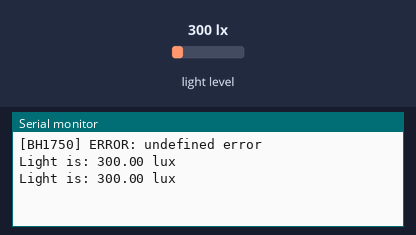
Simulated run of this sketch. Board: Arduino Uno, built with avr-gcc and run on an emulated ATmega328P. Parts: the last lines printed to the serial monitor. Wiring (inferred from the names in the program): BH1750 light sensor at I2C address 0x23. The inputs (shaded band) are chosen by the test bench; at power-on: light level 300 lx.

Above: at 1.9 s.
2.0 s: light level set to 40 lx
At 3.0 s:
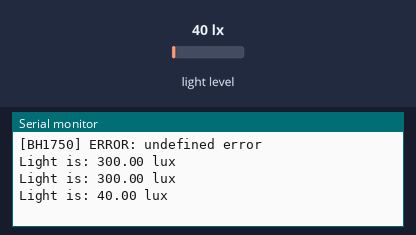
3.5 s: light level set to 500 lx
At 4.7 s:
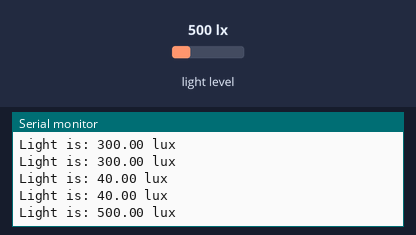
Timing chart, 0 to 6.5 s (numbered marks = the images above; inputs shaded):
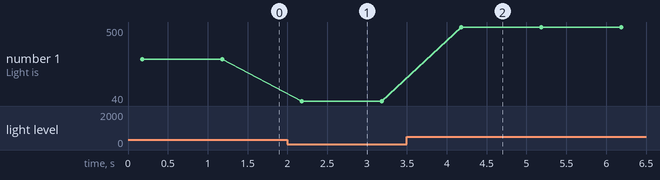

The sketch:

BH1750.ino
```cpp
#include <Wire.h>
#include "bh1750.h"
#define ADD_BH1750 0x23
#define DATA_REG_RESET 0x07
#define BH1750_DEFAULT_MTREG 69
#define BH1750_MTREG_MIN 31
#define BH1750_MTREG_MAX 254
#define MODE_H 0x10     //CHM: Continuously H-Resolution Mode
#define MODE_H2 011   //CHM_2: Continuously H-Resolution Mode2
#define MODE_L 0x13     //CLM: Continuously L-Resolution Mode
#define ONE_HR 0x20     //OTH: One Time H-Resolution Mode
#define ONE_HR2 0x21   //OTH_2: One Time H-Resolution Mode2
#define ONE_LR 0x23      //OTL: One Time L-Resolution Mode

float measuringTimeFactor = 1; // MTReg / 69 default
uint8_t mode = MODE_H; //chọn mode default
byte MTreg = BH1750_DEFAULT_MTREG; //chọn measurement time regisiter default
long lastTime = 0;
void setup(){
  Serial.begin(9600);
  Wire.begin();
  Configure(mode, lastTime); //cấu hình mode
  setMTreg(BH1750_DEFAULT_MTREG, mode); //set measurement time regisiter
}
void loop(){
  if(Delay(180, BH1750_DEFAULT_MTREG, lastTime, mode)){
    //cho delay với giá trị max
    float val = readLight(mode, measuringTimeFactor);//đọc Light
    //xuất giá trị
    Serial.print(F("Light is: "));
    Serial.print(val);
    Serial.println(" lux");
    delay(1000);
  }
}
```

bh1750.cpp
```cpp
#include "bh1750.h"

#define MODE_H 0x10     //CHM: Continuously H-Resolution Mode
#define MODE_H2 011   //CHM_2: Continuously H-Resolution Mode2
#define MODE_L 0x13     //CLM: Continuously L-Resolution Mode
#define ONE_HR 0x20     //OTH: One Time H-Resolution Mode
#define ONE_HR2 0x21   //OTH_2: One Time H-Resolution Mode2
#define ONE_LR 0x23      //OTL: One Time L-Resolution Mode
#define ADD_BH1750 0x23
#define BH1750_DEFAULT_MTREG 69  // measurement time regisiter default
#define BH1750_MTREG_MIN 31// measurement time regisiter min
#define BH1750_MTREG_MAX 254 // measurement time regisiter max

bool Configure(uint8_t mode, long lastTime)
{
  byte ack = 5; //chưa có gì xãy ra
  lastTime = millis();
  switch (mode){
    case MODE_H:     //CHM: Continuously H-Resolution Mode
    case MODE_H2:  //CHM_2: Continuously H-Resolution Mode2
    case MODE_L:    //CLM: Continuously L-Resolution Mode
    case ONE_HR:     //OTH: One Time H-Resolution Mode
    case ONE_HR2:   //OTH_2: One Time H-Resolution Mode2
    case ONE_LR:     //OTL: One Time L-Resolution Mode

      Wire.beginTransmission(ADD_BH1750); //Bắt đầu truyền tải các yêu cầu đến cảm biến
      Wire.write((uint8_t(mode)));//Cho phép đo
      Wire.endTransmission();  //Kết thúc việc truyền
      delay(10);
      break;
  }
switch(ack){
   case 0:
    //lastReadTimestamp = millis();
    return true;
  case 1: // too long for transmit buffer
    Serial.println(F("[BH1750] ERROR: too long for transmit buffer"));
    break;
  case 2: // received NACK on transmit of address
    Serial.println(F("[BH1750] ERROR: received NACK on transmit of address"));
    break;
  case 3: // received NACK on transmit of data
    Serial.println(F("[BH1750] ERROR: received NACK on transmit of data"));
    break;
  case 4: // other error
    Serial.println(F("[BH1750] ERROR: other error"));
    break;
  default:
    Serial.println(F("[BH1750] ERROR: undefined error"));
    break;
  }

  return false;
}
bool Delay(bool Max_w, byte MTreg, long lastTime, byte mode)
{
  long delay = 0;
  switch(mode){
    case MODE_H:     //CHM: Continuously H-Resolution Mode
    case MODE_H2:  //CHM_2: Continuously H-Resolution Mode2
    case ONE_HR:     //OTH: One Time H-Resolution Mode
    case ONE_HR2:   //OTH_2: One Time H-Resolution Mode2
     { Max_w ?  delay =(180*MTreg/69):(120*MTreg/69);
     //nếu Max delay thì  delay =(180*MTreg/69), ngược lại delay =(120*MTreg/69)
      break;}
    case MODE_L:    //CLM: Continuously L-Resolution Mode
    case ONE_LR:
      { Max_w ?  delay =(24*MTreg/69):(16*MTreg/69); //tương tự
      break; }
  }
  long currentTime = millis(); //Delay tính từ lúc Configure đến lúc đọc xong dữ liệu
  if(currentTime - lastTime >= delay){
    return true;}
  else return false;

}
bool setMTreg(byte MTreg, byte mode){ //cấu hình cho measurement time regisiter
  if (MTreg < BH1750_MTREG_MIN || MTreg > BH1750_MTREG_MAX) {
    Serial.println(F("[BH1750] ERROR: MTreg out of range"));
    return false;
  }
byte ack = 5;
// Send MTreg and the current mode to the sensor
  //Tăng độ phân giải
  Wire.beginTransmission(ADD_BH1750);
  Wire.write((0b01000 << 3) | (MTreg >> 5));//   High bit: 01000_MT[7,6,5]
  ack = Wire.endTransmission();
  Wire.beginTransmission(ADD_BH1750);
  Wire.write((0b011 << 5) | (MTreg >> 0b11111));//    Low bit: 011_MT[4,3,2,1,0]
  ack |= Wire.endTransmission();
  Wire.beginTransmission(ADD_BH1750);
  Wire.write(mode); //Truyền mode
  ack |= Wire.endTransmission(); //kết thúc việc truyền

  delay(10);
    switch (ack) { //xét ACK
  case 0:
    return true;
  case 1: // too long for transmit buffer
    Serial.println(F("[BH1750] ERROR: too long for transmit buffer"));
    break;
  case 2: // received NACK on transmit of address
    Serial.println(F("[BH1750] ERROR: received NACK on transmit of address"));
    break;
  case 3: // received NACK on transmit of data
    Serial.println(F("[BH1750] ERROR: received NACK on transmit of data"));
    break;
  case 4: // other error
    Serial.println(F("[BH1750] ERROR: other error"));
    break;
  default:
    Serial.println(F("[BH1750] ERROR: undefined error"));
    break;
  }

  return false;
}

uint16_t readData_BH1750(){ //Đọc dữ liệu thô và lưu trong 2 byte High và Low
                            // sau đó trả về dạng 16bit
  uint8_t HIGH_byte, LOW_byte;
  Wire.requestFrom(ADD_BH1750, 2);
  if(Wire.available()){
    HIGH_byte=Wire.read();
    LOW_byte=Wire.read();
  }
  return ((HIGH_byte<<8) | LOW_byte);
}
float readLight(uint8_t mode, float measuringTimeFactor){ //đọc giá trị Light
  uint16_t rawLux;
  float lux;
  rawLux = readData_BH1750();//gọi hàm readData_BH1750
  if((mode == 0b00010001) || (mode == 0b00100001)){ // mode MODE_H2 || mode ONE_HR2
    lux = (rawLux/2.4)/measuringTimeFactor;
  }
  else{ //CÁC MODE HIGH
    lux = (rawLux/1.2)/measuringTimeFactor;
  }
  return lux;

}
```

bh1750.h
```cpp
#ifndef BH1750_H
#define BH1750_H

#include "Arduino.h"
#include <wire.h>
bool Configure(uint8_t mode, long lastTime);//Cấu hình
bool setMTreg(byte MTreg, byte mode); //Set measurement time regisiter
uint16_t readData_BH1750();//đọc dữ liệu thô
float readLight(uint8_t mode, float measuringTimeFactor);// đọc Light
bool Delay(bool Max_w, byte MTreg, long lastTime, byte mode); //hàm delay
#endif
```

Measured:
- after the input at 2.0 s, the serial monitor: prints a new line after 0.18 s (image 1)
- after the input at 3.5 s, the serial monitor: prints a new line after 0.68 s (image 2)
- plotted number 1: 300 → 40 after the input at 2.0 s, 40 → 500 after the input at 3.5 s
